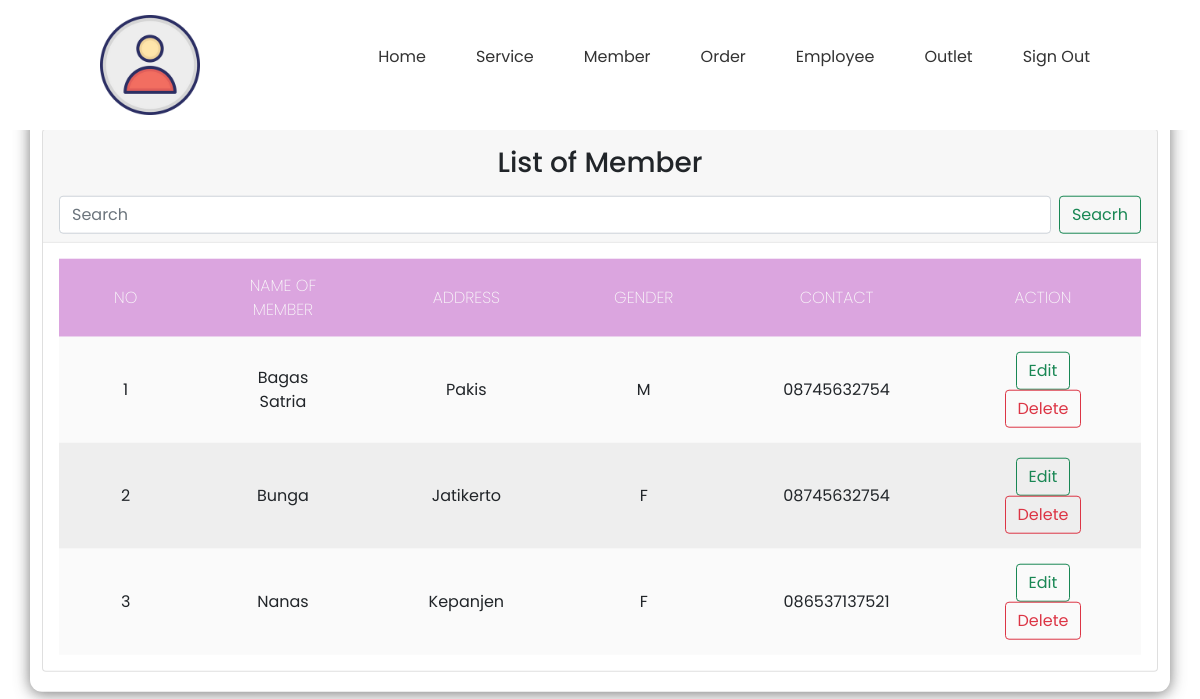
Screenshot of /view_member.php (signed in) with the database file from the repository.
### tables this page shows
CREATE TABLE `member` (
  `id_member` int(11) NOT NULL,
  `nama_member` varchar(100) NOT NULL,
  `alamat` text NOT NULL,
  `jenis_kelamin` enum('M','F') NOT NULL,
  `telp` varchar(15) NOT NULL
);

### view_member.php (the view, shortened to what this page needs)
<!DOCTYPE html>
<html lang="en">
<head>
    <link href="https://cdn.jsdelivr.net/npm/bootstrap@5.0.1/dist/css/bootstrap.min.css" rel="stylesheet"
>
    <link rel="stylesheet" href="https://cdnjs.cloudflare.com/ajax/libs/font-awesome/6.1.1/css/all.min.css"
 />
    <link rel="stylesheet" href="css/view_member.css">
</head>
<body>
    <?php
        include "navbar.php";
    ?>
    <div class="container">
        <div class="card">
            <div class="card-header">
                <h3 class="mt-2 mb-3 text-center">List of Member</h3>
                <form method="POST" action="view_member.php" class="d-flex">
                    <input type="search" name="cari" class="form-control me-2" placeholder="Search">
                    <button class="btn btn-outline-success" type="submit">Seacrh</button>
                </form>
            </div>
            <div class="card-body">
                <table>
                    <thead>
                        <tr>
                            <th>NO</th>
                            <th>NAME OF MEMBER</th>
                            <th>ADDRESS</th>
                            <th>GENDER</th>
                            <th>CONTACT</th>
                            <th>ACTION</th>
                        </tr>
                    </thead>
                    <tbody>
                        <?php
                            include "koneksi.php";
                            if(isset($_POST['cari'])){
                                $cari=$_POST['cari'];
                                $query_member=mysqli_query($conn,"SELECT * from member where id_member='$cari' or nama_member like '%$cari%'");
                            }else{
                                $query_member=mysqli_query($conn,"SELECT * from member");
                            }
                            $no=0;
                            while($data_member=mysqli_fetch_array($query_member)){
                                $no++;
                        ?>
                            <tr>
                                <td><?=$no?></td>
                                <td><?=$data_member['nama_member']?></td>
                                <td><?=$data_member['alamat']?></td>
                                <td><?=$data_member['jenis_kelamin']?></td>
                                <td><?=$data_member['telp']?></td>
                                <td>
                                    <a href="edit_member.php?id_member=<?=$data_member ['id_member']?>" class="btn btn-outline-success">Edit</a>
                                    <a href="delete_member.php?id_member=<?=$data_member ['id_member']?>" class="btn btn-outline-danger"
                                    onclick="return confirm('Are you sure want to delete this member?')">Delete</a>
                                </td>
                            </tr>
                        <?php
                            }
                        ?>
                    </tbody>
                </table>
            </div>
        </div>
    </div><br>
</body>
</html>

### css/view_member.css (style rules this page uses)
* { margin:0; padding: 0; outline: 0; }
.container { padding-top: 20px; padding-bottom: 20px; position: absolute; left: 50%; top: 50%; transform: translate(-50%,-50%); width: 100%; border-collapse: collapse; border-spacing: 0; box-shadow: 0 2px 15px rgba(64,64,64,.7); border-radius: 12px 12px 12px 12px; overflow: hidden; }
.card-body { text-align: center; }
td , th { padding: 15px 55px; text-align: center; }
th { background-color: #dba5df; color: #fafafa; font-family: 'Poppins',Sans-serif; font-weight: 200; text-transform: uppercase; }
tr { width: 100%; background-color: #fafafa; font-family: 'Poppins', sans-serif; }
tr:nth-child(even) { background-color: #eeeeee; }

### css/navbar.css (style rules this page uses)
* { margin: 0; padding: 0; box-sizing: border-box; font-family: 'Poppins', sans serif; }

### rows the page displays
member: nama_member "Bagas Satria", alamat "Pakis", jenis_kelamin "M", telp "08745632754"
member: nama_member "Bunga", alamat "Jatikerto", jenis_kelamin "F", telp "08745632754"
member: nama_member "Nanas", alamat "Kepanjen", jenis_kelamin "F", telp "086537137521"
